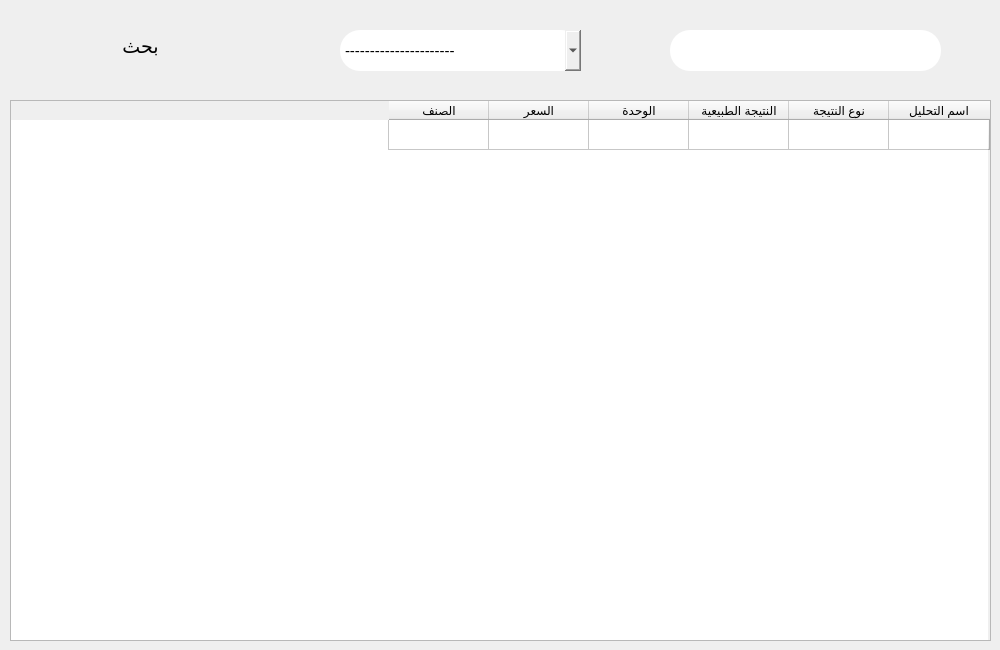
      <widget class="QWidget" name="tab_8">
       <attribute name="title">
        <string>كل التحليلات</string>
       </attribute>
       <widget class="QComboBox" name="comboBox_19">
        <property name="geometry">
         <rect>
          <x>340</x>
          <y>30</y>
          <width>241</width>
          <height>41</height>
         </rect>
        </property>
        <property name="font">
         <font>
          <pointsize>11</pointsize>
         </font>
        </property>
        <property name="styleSheet">
         <string notr="true">border-radius:20px;</string>
        </property>
        <property name="editable">
         <bool>false</bool>
        </property>
        <item>
         <property name="text">
          <string>----------------------</string>
         </property>
        </item>
        <item>
         <property name="text">
          <string>اسم التحليل المطابق</string>
         </property>
        </item>
        <item>
         <property name="text">
          <string>السعر المطابق</string>
         </property>
        </item>
        <item>
         <property name="text">
          <string>الصنف</string>
         </property>
        </item>
       </widget>
       <widget class="QPushButton" name="pushButton_20">
        <property name="geometry">
         <rect>
          <x>20</x>
          <y>16</y>
          <width>241</width>
          <height>61</height>
         </rect>
        </property>
        <property name="font">
         <font>
          <family>Segoe UI</family>
          <pointsize>14</pointsize>
         </font>
        </property>
        <property name="layoutDirection">
         <enum>Qt::LeftToRight</enum>
        </property>
        <property name="styleSheet">
         <string notr="true">border-radius:25px;</string>
        </property>
        <property name="text">
         <string>بحث</string>
        </property>
        <property name="icon">
         <iconset resource="icons.qrc">
          <normaloff>:/icons8-search-512.png</normaloff>:/icons8-search-512.png</iconset>
        </property>
        <property name="iconSize">
         <size>
          <width>40</width>
          <height>40</height>
         </size>
        </property>
       </widget>
       <widget class="QLineEdit" name="lineEdit_26">
        <property name="geometry">
         <rect>
          <x>670</x>
          <y>30</y>
          <width>271</width>
          <height>41</height>
         </rect>
        </property>
        <property name="font">
         <font>
          <pointsize>13</pointsize>
         </font>
        </property>
        <property name="styleSheet">
         <string notr="true">border-radius:20px;</string>
        </property>
        <property name="placeholderText">
         <string/>
        </property>
       </widget>
       <widget class="QTableWidget" name="tableWidget_7">
        <property name="enabled">
         <bool>true</bool>
        </property>
        <property name="geometry">
         <rect>
          <x>10</x>
          <y>100</y>
          <width>981</width>
          <height>541</height>
         </rect>
        </property>
        <property name="sizePolicy">
         <sizepolicy hsizetype="Expanding" vsizetype="Expanding">
          <horstretch>0</horstretch>
          <verstretch>0</verstretch>
         </sizepolicy>
        </property>
        <property name="font">
         <font>
          <pointsize>9</pointsize>
          <weight>50</weight>
          <bold>false</bold>
         </font>
        </property>
        <property name="toolTip">
         <string/>
        </property>
        <property name="whatsThis">
         <string/>
        </property>
        <property name="layoutDirection">
         <enum>Qt::RightToLeft</enum>
        </property>
        <property name="autoFillBackground">
         <bool>false</bool>
        </property>
        <property name="locale">
         <locale language="Arabic" country="Iraq"/>
        </property>
        <row>
         <property name="text">
          <string/>
         </property>
        </row>
        <column>
         <property name="text">
          <string>اسم التحليل</string>
         </property>
        </column>
        <column>
         <property name="text">
          <string>نوع النتيجة</string>
         </property>
        </column>
        <column>
         <property name="text">
          <string>النتيجة الطبيعية</string>
         </property>
        </column>
        <column>
         <property name="text">
          <string>الوحدة</string>
         </property>
        </column>
        <column>
         <property name="text">
          <string>السعر</string>
         </property>
        </column>
        <column>
         <property name="text">
          <string>الصنف</string>
         </property>
        </column>
       </widget>
      </widget>
